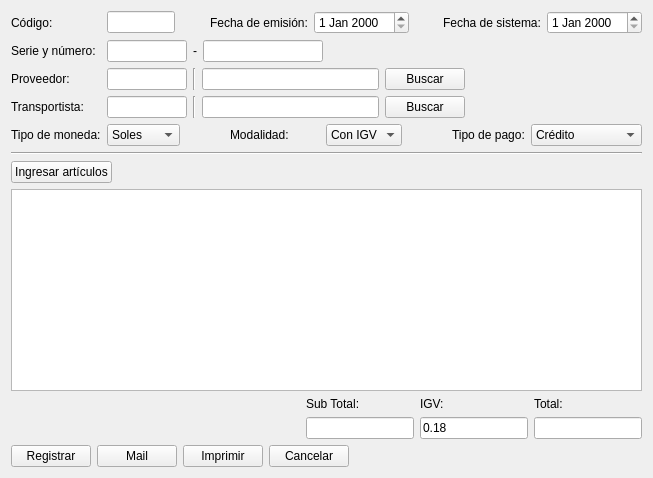
<?xml version="1.0" encoding="UTF-8"?>
<ui version="4.0">
 <class>ui_new_orden</class>
 <widget class="QWidget" name="ui_new_orden">
  <property name="geometry">
   <rect>
    <x>0</x>
    <y>0</y>
    <width>653</width>
    <height>478</height>
   </rect>
  </property>
  <property name="windowTitle">
   <string>Form</string>
  </property>
  <property name="windowIcon">
   <iconset resource="Icons.qrc">
    <normaloff>:/Iconos/Iconos/2403.png</normaloff>:/Iconos/Iconos/2403.png</iconset>
  </property>
  <layout class="QGridLayout" name="gridLayout_2">
   <item row="0" column="0">
    <layout class="QVBoxLayout" name="verticalLayout">
     <item>
      <layout class="QHBoxLayout" name="horizontalLayout_8">
       <item>
        <widget class="QLabel" name="label_codigo">
         <property name="minimumSize">
          <size>
           <width>90</width>
           <height>0</height>
          </size>
         </property>
         <property name="text">
          <string>Código:</string>
         </property>
        </widget>
       </item>
       <item>
        <widget class="QLineEdit" name="lineEdit_codigo">
         <property name="maximumSize">
          <size>
           <width>80</width>
           <height>16777215</height>
          </size>
         </property>
         <property name="readOnly">
          <bool>true</bool>
         </property>
        </widget>
       </item>
       <item>
        <spacer name="horizontalSpacer">
         <property name="orientation">
          <enum>Qt::Horizontal</enum>
         </property>
         <property name="sizeHint" stdset="0">
          <size>
           <width>40</width>
           <height>20</height>
          </size>
         </property>
        </spacer>
       </item>
       <item>
        <widget class="QLabel" name="label_emision">
         <property name="text">
          <string>Fecha de emisión:</string>
         </property>
        </widget>
       </item>
       <item>
        <widget class="QDateEdit" name="dateEdit_emision"/>
       </item>
       <item>
        <spacer name="horizontalSpacer_9">
         <property name="orientation">
          <enum>Qt::Horizontal</enum>
         </property>
         <property name="sizeHint" stdset="0">
          <size>
           <width>40</width>
           <height>20</height>
          </size>
         </property>
        </spacer>
       </item>
       <item>
        <widget class="QLabel" name="label_sistema">
         <property name="text">
          <string>Fecha de sistema:</string>
         </property>
        </widget>
       </item>
       <item>
        <widget class="QDateEdit" name="dateEdit_sistema"/>
       </item>
      </layout>
     </item>
     <item>
      <layout class="QHBoxLayout" name="horizontalLayout_7">
       <item>
        <widget class="QLabel" name="label_serie_numero">
         <property name="minimumSize">
          <size>
           <width>90</width>
           <height>0</height>
          </size>
         </property>
         <property name="text">
          <string>Serie y número:</string>
         </property>
        </widget>
       </item>
       <item>
        <widget class="QLineEdit" name="lineEdit_serie">
         <property name="maximumSize">
          <size>
           <width>80</width>
           <height>16777215</height>
          </size>
         </property>
        </widget>
       </item>
       <item>
        <widget class="QLabel" name="label_minus">
         <property name="text">
          <string>-</string>
         </property>
        </widget>
       </item>
       <item>
        <widget class="QLineEdit" name="lineEdit_numero">
         <property name="maximumSize">
          <size>
           <width>120</width>
           <height>16777215</height>
          </size>
         </property>
        </widget>
       </item>
       <item>
        <spacer name="horizontalSpacer_2">
         <property name="orientation">
          <enum>Qt::Horizontal</enum>
         </property>
         <property name="sizeHint" stdset="0">
          <size>
           <width>40</width>
           <height>20</height>
          </size>
         </property>
        </spacer>
       </item>
      </layout>
     </item>
     <item>
      <layout class="QHBoxLayout" name="horizontalLayout_6">
       <item>
        <widget class="QLabel" name="label_proveedor">
         <property name="minimumSize">
          <size>
           <width>90</width>
           <height>0</height>
          </size>
         </property>
         <property name="text">
          <string>Proveedor:</string>
         </property>
        </widget>
       </item>
       <item>
        <widget class="QLineEdit" name="lineEdit_codigoProveedor">
         <property name="maximumSize">
          <size>
           <width>80</width>
           <height>16777215</height>
          </size>
         </property>
         <property name="readOnly">
          <bool>true</bool>
         </property>
        </widget>
       </item>
       <item>
        <widget class="Line" name="line_2">
         <property name="orientation">
          <enum>Qt::Vertical</enum>
         </property>
        </widget>
       </item>
       <item>
        <widget class="QLineEdit" name="lineEdit_proveedorNombre">
         <property name="readOnly">
          <bool>true</bool>
         </property>
        </widget>
       </item>
       <item>
        <widget class="QPushButton" name="pushButton_proveedor">
         <property name="text">
          <string>Buscar</string>
         </property>
        </widget>
       </item>
       <item>
        <spacer name="horizontalSpacer_3">
         <property name="orientation">
          <enum>Qt::Horizontal</enum>
         </property>
         <property name="sizeHint" stdset="0">
          <size>
           <width>40</width>
           <height>20</height>
          </size>
         </property>
        </spacer>
       </item>
      </layout>
     </item>
     <item>
      <layout class="QHBoxLayout" name="horizontalLayout_5">
       <item>
        <widget class="QLabel" name="label_9">
         <property name="minimumSize">
          <size>
           <width>90</width>
           <height>0</height>
          </size>
         </property>
         <property name="text">
          <string>Transportista:</string>
         </property>
        </widget>
       </item>
       <item>
        <widget class="QLineEdit" name="lineEdit_codigoTransportista">
         <property name="maximumSize">
          <size>
           <width>80</width>
           <height>16777215</height>
          </size>
         </property>
         <property name="readOnly">
          <bool>true</bool>
         </property>
        </widget>
       </item>
       <item>
        <widget class="Line" name="line_3">
         <property name="orientation">
          <enum>Qt::Vertical</enum>
         </property>
        </widget>
       </item>
       <item>
        <widget class="QLineEdit" name="lineEdit_transportistaNombre">
         <property name="readOnly">
          <bool>true</bool>
         </property>
        </widget>
       </item>
       <item>
        <widget class="QPushButton" name="pushButton_transportista">
         <property name="text">
          <string>Buscar</string>
         </property>
        </widget>
       </item>
       <item>
        <spacer name="horizontalSpacer_4">
         <property name="orientation">
          <enum>Qt::Horizontal</enum>
         </property>
         <property name="sizeHint" stdset="0">
          <size>
           <width>40</width>
           <height>20</height>
          </size>
         </property>
        </spacer>
       </item>
      </layout>
     </item>
     <item>
      <layout class="QHBoxLayout" name="horizontalLayout_4">
       <item>
        <widget class="QLabel" name="label_tipo_moneda">
         <property name="minimumSize">
          <size>
           <width>90</width>
           <height>0</height>
          </size>
         </property>
         <property name="text">
          <string>Tipo de moneda:</string>
         </property>
        </widget>
       </item>
       <item>
        <widget class="QComboBox" name="comboBox_tipo_moneda">
         <property name="editable">
          <bool>false</bool>
         </property>
         <item>
          <property name="text">
           <string>Soles</string>
          </property>
         </item>
         <item>
          <property name="text">
           <string>Dólares</string>
          </property>
         </item>
        </widget>
       </item>
       <item>
        <spacer name="horizontalSpacer_10">
         <property name="orientation">
          <enum>Qt::Horizontal</enum>
         </property>
         <property name="sizeHint" stdset="0">
          <size>
           <width>40</width>
           <height>20</height>
          </size>
         </property>
        </spacer>
       </item>
       <item>
        <widget class="QLabel" name="label_modalidad">
         <property name="minimumSize">
          <size>
           <width>90</width>
           <height>0</height>
          </size>
         </property>
         <property name="text">
          <string>Modalidad:</string>
         </property>
        </widget>
       </item>
       <item>
        <widget class="QComboBox" name="comboBox_modalidad">
         <property name="editable">
          <bool>false</bool>
         </property>
         <item>
          <property name="text">
           <string>Con IGV</string>
          </property>
         </item>
         <item>
          <property name="text">
           <string>Sin IGV</string>
          </property>
         </item>
        </widget>
       </item>
       <item>
        <spacer name="horizontalSpacer_5">
         <property name="orientation">
          <enum>Qt::Horizontal</enum>
         </property>
         <property name="sizeHint" stdset="0">
          <size>
           <width>40</width>
           <height>20</height>
          </size>
         </property>
        </spacer>
       </item>
       <item>
        <widget class="QLabel" name="label">
         <property name="text">
          <string>Tipo de pago:</string>
         </property>
        </widget>
       </item>
       <item>
        <widget class="QComboBox" name="comboBox">
         <property name="editable">
          <bool>false</bool>
         </property>
         <property name="duplicatesEnabled">
          <bool>true</bool>
         </property>
         <item>
          <property name="text">
           <string>Crédito</string>
          </property>
         </item>
         <item>
          <property name="text">
           <string>Contado</string>
          </property>
         </item>
         <item>
          <property name="text">
           <string>Vuelta de viaje</string>
          </property>
         </item>
        </widget>
       </item>
      </layout>
     </item>
     <item>
      <widget class="Line" name="line">
       <property name="orientation">
        <enum>Qt::Horizontal</enum>
       </property>
      </widget>
     </item>
     <item>
      <layout class="QHBoxLayout" name="horizontalLayout_3">
       <item>
        <widget class="QPushButton" name="pushButton_ingresarArticulos">
         <property name="text">
          <string>Ingresar artículos</string>
         </property>
        </widget>
       </item>
       <item>
        <spacer name="horizontalSpacer_6">
         <property name="orientation">
          <enum>Qt::Horizontal</enum>
         </property>
         <property name="sizeHint" stdset="0">
          <size>
           <width>40</width>
           <height>20</height>
          </size>
         </property>
        </spacer>
       </item>
      </layout>
     </item>
     <item>
      <widget class="QTableView" name="tableView_articulos"/>
     </item>
     <item>
      <layout class="QHBoxLayout" name="horizontalLayout_2">
       <item>
        <spacer name="horizontalSpacer_7">
         <property name="orientation">
          <enum>Qt::Horizontal</enum>
         </property>
         <property name="sizeHint" stdset="0">
          <size>
           <width>40</width>
           <height>20</height>
          </size>
         </property>
        </spacer>
       </item>
       <item>
        <layout class="QGridLayout" name="gridLayout">
         <item row="0" column="0">
          <widget class="QLabel" name="label_subtotal">
           <property name="text">
            <string>Sub Total:</string>
           </property>
          </widget>
         </item>
         <item row="0" column="1">
          <widget class="QLabel" name="label_igv">
           <property name="text">
            <string>IGV:</string>
           </property>
          </widget>
         </item>
         <item row="0" column="2">
          <widget class="QLabel" name="label_total">
           <property name="text">
            <string>Total:</string>
           </property>
          </widget>
         </item>
         <item row="1" column="0">
          <widget class="QLineEdit" name="lineEdit_subtotal"/>
         </item>
         <item row="1" column="1">
          <widget class="QLineEdit" name="lineEdit_igv">
           <property name="text">
            <string>0.18</string>
           </property>
           <property name="readOnly">
            <bool>false</bool>
           </property>
          </widget>
         </item>
         <item row="1" column="2">
          <widget class="QLineEdit" name="lineEdit_total"/>
         </item>
        </layout>
       </item>
      </layout>
     </item>
     <item>
      <layout class="QHBoxLayout" name="horizontalLayout">
       <item>
        <widget class="QPushButton" name="pushButton_registrar">
         <property name="text">
          <string>Registrar</string>
         </property>
        </widget>
       </item>
       <item>
        <widget class="QPushButton" name="pushButton_mail">
         <property name="text">
          <string>Mail</string>
         </property>
        </widget>
       </item>
       <item>
        <widget class="QPushButton" name="pushButton_imprimir">
         <property name="text">
          <string>Imprimir</string>
         </property>
        </widget>
       </item>
       <item>
        <widget class="QPushButton" name="pushButton_cancelar">
         <property name="text">
          <string>Cancelar</string>
         </property>
        </widget>
       </item>
       <item>
        <spacer name="horizontalSpacer_8">
         <property name="orientation">
          <enum>Qt::Horizontal</enum>
         </property>
         <property name="sizeHint" stdset="0">
          <size>
           <width>40</width>
           <height>20</height>
          </size>
         </property>
        </spacer>
       </item>
      </layout>
     </item>
    </layout>
   </item>
  </layout>
 </widget>
 <tabstops>
  <tabstop>lineEdit_codigo</tabstop>
  <tabstop>dateEdit_emision</tabstop>
  <tabstop>dateEdit_sistema</tabstop>
  <tabstop>lineEdit_serie</tabstop>
  <tabstop>lineEdit_numero</tabstop>
  <tabstop>lineEdit_codigoProveedor</tabstop>
  <tabstop>lineEdit_proveedorNombre</tabstop>
  <tabstop>pushButton_proveedor</tabstop>
  <tabstop>lineEdit_codigoTransportista</tabstop>
  <tabstop>lineEdit_transportistaNombre</tabstop>
  <tabstop>pushButton_transportista</tabstop>
  <tabstop>comboBox_tipo_moneda</tabstop>
  <tabstop>comboBox_modalidad</tabstop>
  <tabstop>pushButton_ingresarArticulos</tabstop>
  <tabstop>tableView_articulos</tabstop>
  <tabstop>lineEdit_subtotal</tabstop>
  <tabstop>lineEdit_igv</tabstop>
  <tabstop>lineEdit_total</tabstop>
  <tabstop>pushButton_registrar</tabstop>
  <tabstop>pushButton_mail</tabstop>
  <tabstop>pushButton_imprimir</tabstop>
  <tabstop>pushButton_cancelar</tabstop>
 </tabstops>
 <resources>
  <include location="Icons.qrc"/>
 </resources>
 <connections/>
</ui>
